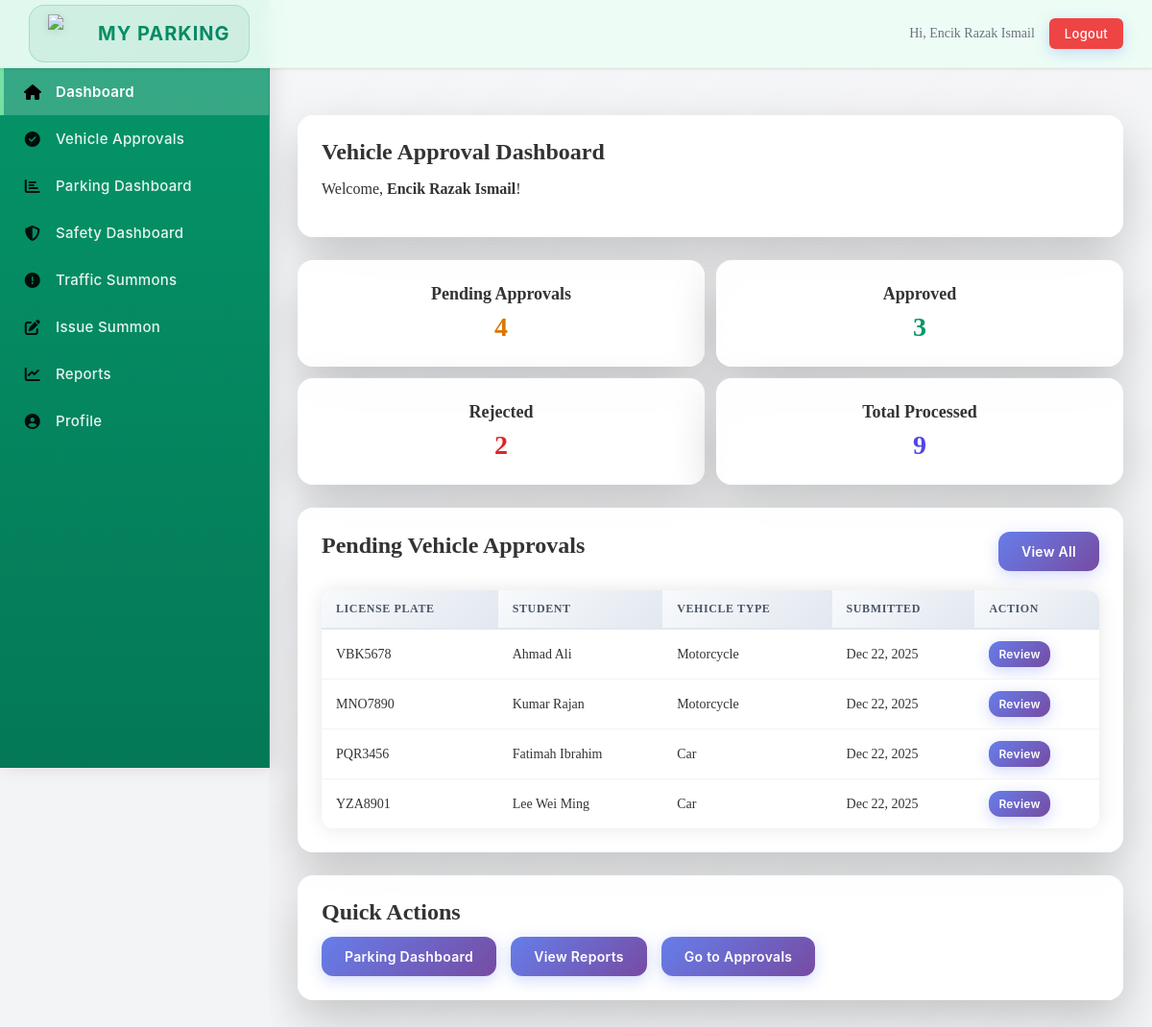
Page /staff.php (signed in) on the committed database.
### tables this page shows
CREATE TABLE Vehicle (
    vehicle_ID INT PRIMARY KEY AUTO_INCREMENT,
    user_ID VARCHAR(10) NOT NULL,
    vehicle_type VARCHAR(30) NOT NULL,
    vehicle_model VARCHAR(50) NULL,
    license_plate VARCHAR(15) NOT NULL,
    grant_document LONGBLOB NULL,
    grant_status VARCHAR(20) NOT NULL,
    created_at DATETIME NOT NULL DEFAULT CURRENT_TIMESTAMP,
    FOREIGN KEY (user_ID) REFERENCES User(user_ID) ON DELETE CASCADE ON UPDATE CASCADE
);

CREATE TABLE User (
    user_ID VARCHAR(10) PRIMARY KEY,
    username VARCHAR(20) NOT NULL,
    email VARCHAR(50) NOT NULL,
    phone_number VARCHAR(20) NULL,
    password VARCHAR(255) NOT NULL,
    user_type VARCHAR(20) NOT NULL,
    created_at DATETIME NOT NULL DEFAULT CURRENT_TIMESTAMP,
    updated_at DATETIME NOT NULL DEFAULT CURRENT_TIMESTAMP ON UPDATE CURRENT_TIMESTAMP
);

### module01/auth.php (called while the page is built, shortened)
<?php
function appUrl($path) {
    return APP_BASE_PATH . '/module01' . $path;
}
function currentUser() {
    return [
        'user_id' => $_SESSION['user_id'] ?? null,
        'username' => $_SESSION['username'] ?? null,
        'email' => $_SESSION['email'] ?? null,
        'user_type' => $_SESSION['user_type'] ?? null,
    ];
}
?>

### database/db_config.php (called while the page is built, shortened)
<?php
function getDB() {
    try {
        $dsn = "mysql:host=" . DB_HOST . ";dbname=" . DB_NAME . ";charset=utf8mb4";
        $pdo = new PDO($dsn, DB_USER, DB_PASS);
        $pdo->setAttribute(PDO::ATTR_ERRMODE, PDO::ERRMODE_EXCEPTION);
        $pdo->setAttribute(PDO::ATTR_DEFAULT_FETCH_MODE, PDO::FETCH_ASSOC);
        return $pdo;
    } catch(PDOException $e) {
        die("Connection failed: " . $e->getMessage());
    }
}
function getUserById($user_id) {
    $db = getDB();
    $sql = "SELECT * FROM User WHERE user_ID = :user_id";
    $stmt = $db->prepare($sql);
    $stmt->execute([':user_id' => $user_id]);
    return $stmt->fetch();
}
function getPendingVehicles(array $filters = []) {
    $db = getDB();
    $sql = "SELECT v.*, u.username, u.user_ID AS owner_id, u.email
            FROM Vehicle v
            JOIN User u ON v.user_ID = u.user_ID
            WHERE v.grant_status = 'Pending'";
    $params = [];
    $sql .= " ORDER BY v.created_at DESC";
    $stmt = $db->prepare($sql);
    $stmt->execute($params);
    return $stmt->fetchAll();
}
function getApprovedVehicles() {
    $db = getDB();
    $sql = "SELECT * FROM Vehicle WHERE grant_status = 'Approved' ORDER BY created_at DESC";
    $stmt = $db->query($sql);
    return $stmt->fetchAll();
}
function getRejectedVehicles() {
    $db = getDB();
    $sql = "SELECT * FROM Vehicle WHERE grant_status = 'Rejected' ORDER BY created_at DESC";
    $stmt = $db->query($sql);
    return $stmt->fetchAll();
}
?>

### staff.php (the view, shortened to what this page needs)
<?php
require_once __DIR__ . '/module01/auth.php';
require_once __DIR__ . '/layout.php';
require_once __DIR__ . '/database/db_config.php';
$user = currentUser();
$pendingVehicles = getPendingVehicles();
$approvedVehicles = getApprovedVehicles();
$rejectedVehicles = getRejectedVehicles();
$stats = [
    'pending' => count($pendingVehicles),
    'approved' => count($approvedVehicles),
    'rejected' => count($rejectedVehicles),
    'total_approvals' => count($approvedVehicles) + count($pendingVehicles) + count($rejectedVehicles)
];
renderHeader('Safety Staff Dashboard');
?>
<div class="card">
    <h2>Vehicle Approval Dashboard</h2>
    <p>Welcome, <strong><?php echo htmlspecialchars($user['username']); ?></strong>!</p>
</div>
<div class="grid" style="margin-top: 24px;">
    <div class="card">
        <h3>Pending Approvals</h3>
        <p style="font-size: 24px; font-weight: 700; color: #d97706;"><?php echo $stats['pending']; ?></p>
    </div>
    <div class="card">
        <h3>Approved</h3>
        <p style="font-size: 24px; font-weight: 700; color: #059669;"><?php echo $stats['approved']; ?></p>
    </div>
    <div class="card">
        <h3>Rejected</h3>
        <p style="font-size: 24px; font-weight: 700; color: #dc2626;"><?php echo $stats['rejected']; ?></p>
    </div>
    <div class="card">
        <h3>Total Processed</h3>
        <p style="font-size: 24px; font-weight: 700; color: #4f46e5;"><?php echo $stats['total_approvals']; ?></p>
    </div>
</div>
<div class="card" style="margin-top: 24px;">
    <div style="display: flex; justify-content: space-between; align-items: center; margin-bottom: 16px;">
        <h2>Pending Vehicle Approvals</h2>
        <a href="<?php echo appUrl('/safety/vehicle-approvals.php'); ?>" class="btn">View All</a>
    </div>
    <?php if ($pendingVehicles): ?>
        <table>
            <thead>
                <tr>
                    <th>License Plate</th>
                    <th>Student</th>
                    <th>Vehicle Type</th>
                    <th>Submitted</th>
                    <th>Action</th>
                </tr>
            </thead>
            <tbody>
                <?php
                $displayVehicles = array_slice($pendingVehicles, 0, 5);
                foreach ($displayVehicles as $vehicle):
                    $student = getUserById($vehicle['user_ID']);
                ?>
                    <tr>
                        <td><?php echo htmlspecialchars($vehicle['license_plate']); ?></td>
                        <td><?php echo htmlspecialchars($student['username'] ?? 'N/A'); ?></td>
                        <td><?php echo htmlspecialchars($vehicle['vehicle_type']); ?></td>
                        <td><?php echo date('M d, Y', strtotime($vehicle['created_at'])); ?></td>
                        <td>
                            <a href="<?php echo appUrl('/safety/vehicle-approvals.php?id=' . $vehicle['vehicle_ID']); ?>" class="btn" style="font-size: 12px; padding: 6px 10px;">Review</a>
                        </td>
                    </tr>
                <?php endforeach; ?>
            </tbody>
        </table>
    <?php else: ?>
        <p style="text-align: center; color: #6b7280; padding: 20px;">No pending vehicle approvals. All caught up!</p>
    <?php endif; ?>
</div>
<div class="card" style="margin-top: 24px;">
    <h2>Quick Actions</h2>
    <div class="actions">
        <a href="<?php echo APP_BASE_PATH . '/module02/admin/parkingDashboard.php'; ?>" class="btn">Parking Dashboard</a>
        <a href="<?php echo appUrl('/safety/reports.php'); ?>" class="btn">View Reports</a>
        <a href="<?php echo appUrl('/safety/vehicle-approvals.php'); ?>" class="btn">Go to Approvals</a>
    </div>
</div>
<?php renderFooter(); ?>

### layout.php (shortened to what this page needs)
<?php
require_once __DIR__ . '/module01/auth.php';
function renderHeader($title = 'MyParking') {
    $user = currentUser();
    $role = $user['user_type'] ?? '';
    $bodyClass = '';
    if ($role === 'student') {
        $bodyClass = 'user-theme';
    } elseif ($role === 'fk_staff') {
        $bodyClass = 'admin-theme';
    } elseif ($role === 'safety_staff') {
        $bodyClass = 'staff-theme';
    }
    $currentPage = basename($_SERVER['PHP_SELF']);
    $currentPath = $_SERVER['REQUEST_URI'];
    function isActive($pageName, $currentPage, $currentPath = '') {
        if ($currentPage === $pageName) {
            return 'active';
        }
        return '';
    }
    ?>
    <!DOCTYPE html>
    <html lang="en">
    <head>
        <link rel="stylesheet" href="https://cdnjs.cloudflare.com/ajax/libs/font-awesome/6.4.2/css/all.min.css">
        <link rel="stylesheet" href="<?php echo APP_BASE_PATH . '/fonts/style.css'; ?>">
    </head>
    <body class="<?php echo htmlspecialchars($bodyClass); ?>">
        <div class="sidebar" id="sidebar">
            <nav class="sidebar-nav">
                <?php if ($role === 'student'): ?>
                    <a href="<?php echo htmlspecialchars(APP_BASE_PATH . '/user.php'); ?>" class="<?php echo isActive('user.php', $currentPage, $currentPath); ?>">
                        <i class="fas fa-home"></i> Dashboard
                    </a>
                    <a href="<?php echo appUrl('/student/main.php'); ?>" class="<?php echo isActive('main.php', $currentPage, $currentPath); ?>">
                        <i class="fas fa-car"></i> Vehicles
                    </a>
                    <a href="<?php echo APP_BASE_PATH . '/module03/student/parking_booking.php'; ?>" class="<?php echo isActive('parking_booking.php', $currentPage, $currentPath); ?>">
                        <i class="fas fa-calendar-check"></i> Parking Booking
                    </a>
                    <a href="<?php echo APP_BASE_PATH . '/module02/student/parkingAvailability.php'; ?>" class="<?php echo isActive('parkingAvailability.php', $currentPage, $currentPath); ?>">
                        <i class="fas fa-chart-bar"></i> Parking Availability
                    </a>
                    <a href="<?php echo APP_BASE_PATH . '/module03/student/my_bookings.php'; ?>" class="<?php echo isActive('my_bookings.php', $currentPage, $currentPath); ?>">
                        <i class="fas fa-clipboard-list"></i> My Bookings
                    </a>
                    <a href="<?php echo APP_BASE_PATH . '/module04/student/my_summons.php'; ?>" class="<?php echo isActive('my_summons.php', $currentPage, $currentPath); ?>">
                        <i class="fas fa-file-invoice"></i> My Summons
                    </a>
                    <a href="<?php echo APP_BASE_PATH . '/module04/student/demerit_points.php'; ?>" class="<?php echo isActive('demerit_points.php', $currentPage, $currentPath); ?>">
                        <i class="fas fa-exclamation-triangle"></i> Demerit Points
                    </a>
                    <a href="<?php echo APP_BASE_PATH . '/module01/student/profile.php'; ?>" class="<?php echo isActive('profile.php', $currentPage, $currentPath); ?>">
                        <i class="fas fa-user-circle"></i> Profile
                    </a>
                <?php elseif ($role === 'safety_staff'): ?>
                    <a href="<?php echo htmlspecialchars(APP_BASE_PATH . '/staff.php'); ?>" class="<?php echo isActive('staff.php', $currentPage, $currentPath); ?>">
                        <i class="fas fa-home"></i> Dashboard
                    </a>
                    <a href="<?php echo appUrl('/safety/vehicle-approvals.php'); ?>" class="<?php echo isActive('vehicle-approvals.php', $currentPage, $currentPath); ?>">
                        <i class="fas fa-check-circle"></i> Vehicle Approvals
                    </a>
                    <a href="<?php echo APP_BASE_PATH . '/module02/admin/parkingDashboard.php'; ?>" class="<?php echo isActive('parkingDashboard.php', $currentPage, $currentPath); ?>">
                        <i class="fas fa-chart-bar"></i> Parking Dashboard
                    </a>
                    <a href="<?php echo APP_BASE_PATH . '/module04/safety/safety_dashboard.php'; ?>" class="<?php echo isActive('safety_dashboard.php', $currentPage, $currentPath); ?>">
                        <i class="fas fa-shield-alt"></i> Safety Dashboard
                    </a>
                    <a href="<?php echo APP_BASE_PATH . '/module04/safety/traffic_summons.php'; ?>" class="<?php echo isActive('traffic_summons.php', $currentPage, $currentPath); ?>">
                        <i class="fas fa-exclamation-circle"></i> Traffic Summons
                    </a>
                    <a href="<?php echo APP_BASE_PATH . '/module04/safety/issue_summon.php'; ?>" class="<?php echo isActive('issue_summon.php', $currentPage, $currentPath); ?>">
                        <i class="fas fa-edit"></i> Issue Summon
                    </a>
                    <a href="<?php echo appUrl('/safety/reports.php'); ?>" class="<?php echo isActive('reports.php', $currentPage, $currentPath); ?>">
                        <i class="fas fa-chart-line"></i> Reports
                    </a>
                    <a href="<?php echo APP_BASE_PATH . '/module01/safety/profile.php'; ?>" class="<?php echo isActive('profile.php', $currentPage, $currentPath); ?>">
                        <i class="fas fa-user-circle"></i> Profile
                    </a>
                <?php endif; ?>
            </nav>
        </div>
        <div class="top-header">
            <div class="header-left">
                <span class="system-logo">
                    <img src="<?php echo APP_BASE_PATH . '/images/ump.png'; ?>" alt="UMP Logo">
                    MY PARKING
                </span>
            </div>
            <div class="header-right">
                <?php if (!empty($user['username'])): ?>
                    <span class="user-greeting">Hi, <?php echo htmlspecialchars($user['username']); ?></span>
                    <form class="inline" action="<?php echo appUrl('/login.php'); ?>" method="POST" style="display:inline;">
                        <button type="submit" class="header-logout-btn">Logout</button>
                    </form>
                <?php endif; ?>
            </div>
        </div>
        <main class="main-content">
    <?php
}
function renderFooter() {
    ?>
        </main>
    </body>
    </html>
    <?php
}
?>

### rows in the picture
vehicle: license_plate "VBK5678", user_ID.username "Ahmad Ali", vehicle_type "Motorcycle", created_at "Dec 22, 2025"
vehicle: license_plate "MNO7890", user_ID.username "Kumar Rajan", vehicle_type "Motorcycle", created_at "Dec 22, 2025"
vehicle: license_plate "PQR3456", user_ID.username "Fatimah Ibrahim", vehicle_type "Car", created_at "Dec 22, 2025"
vehicle: license_plate "YZA8901", user_ID.username "Lee Wei Ming", vehicle_type "Car", created_at "Dec 22, 2025"

### other values in the picture
$user['username'] "Encik Razak Ismail"
$stats['pending'] "4"
$stats['approved'] "3"
$stats['rejected'] "2"
$stats['total_approvals'] "9"
